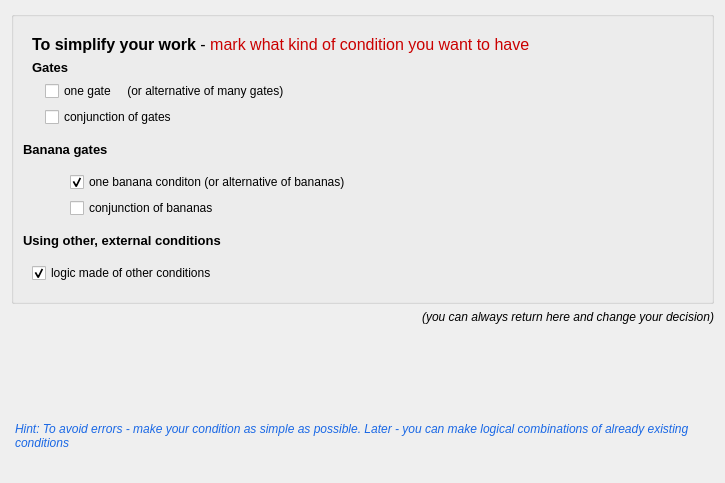
  <widget class="QWizardPage" name="wizardPage_which_of_5_possibilites">
   <property name="title">
    <string>Mark the options which you plan to use</string>
   </property>
   <property name="subTitle">
    <string>By this - your work will be simpler   -  (as the wizard will show only revelant pages)</string>
   </property>
   <layout class="QVBoxLayout" name="verticalLayout_25" stretch="3,0,3,3">
    <item>
     <widget class="QGroupBox" name="groupBox_4">
      <property name="font">
       <font>
        <pointsize>9</pointsize>
       </font>
      </property>
      <property name="title">
       <string/>
      </property>
      <property name="checkable">
       <bool>false</bool>
      </property>
      <layout class="QVBoxLayout" name="verticalLayout_24">
       <item>
        <widget class="QFrame" name="frame">
         <property name="frameShadow">
          <enum>QFrame::Raised</enum>
         </property>
         <layout class="QVBoxLayout" name="verticalLayout_11">
          <item>
           <widget class="QLabel" name="label_14">
            <property name="text">
             <string>&lt;html&gt;&lt;head/&gt;&lt;body&gt;&lt;p&gt;&lt;span style=&quot; font-size:12pt; font-weight:600;&quot;&gt;To simplify your work&lt;/span&gt;&lt;span style=&quot; font-size:12pt;&quot;&gt; - &lt;/span&gt;&lt;span style=&quot; font-size:12pt; color:#ca0000;&quot;&gt;mark what kind of condition you want to have&lt;/span&gt;&lt;/p&gt;&lt;/body&gt;&lt;/html&gt;</string>
            </property>
            <property name="textFormat">
             <enum>Qt::RichText</enum>
            </property>
           </widget>
          </item>
          <item>
           <widget class="QLabel" name="label_11">
            <property name="font">
             <font>
              <pointsize>10</pointsize>
              <weight>75</weight>
              <bold>true</bold>
             </font>
            </property>
            <property name="text">
             <string>Gates</string>
            </property>
           </widget>
          </item>
          <item>
           <layout class="QHBoxLayout" name="horizontalLayout_2">
            <item>
             <widget class="QLabel" name="label_4">
              <property name="text">
               <string/>
              </property>
              <property name="pixmap">
               <pixmap resource="greware_icons.qrc">:/images/images/oneD_gate.png</pixmap>
              </property>
             </widget>
            </item>
            <item>
             <layout class="QVBoxLayout" name="verticalLayout_6">
              <item>
               <widget class="QCheckBox" name="checkBox_OR_gates">
                <property name="text">
                 <string>one gate     (or alternative of many gates)</string>
                </property>
               </widget>
              </item>
              <item>
               <widget class="QCheckBox" name="checkBox_AND_gates">
                <property name="text">
                 <string>conjunction of gates</string>
                </property>
               </widget>
              </item>
             </layout>
            </item>
            <item>
             <spacer name="horizontalSpacer_2">
              <property name="orientation">
               <enum>Qt::Horizontal</enum>
              </property>
              <property name="sizeHint" stdset="0">
               <size>
                <width>403</width>
                <height>20</height>
               </size>
              </property>
             </spacer>
            </item>
           </layout>
          </item>
         </layout>
        </widget>
       </item>
       <item>
        <spacer name="verticalSpacer_5">
         <property name="orientation">
          <enum>Qt::Vertical</enum>
         </property>
         <property name="sizeHint" stdset="0">
          <size>
           <width>20</width>
           <height>8</height>
          </size>
         </property>
        </spacer>
       </item>
       <item>
        <widget class="QLabel" name="label_12">
         <property name="font">
          <font>
           <pointsize>10</pointsize>
           <weight>75</weight>
           <bold>true</bold>
          </font>
         </property>
         <property name="text">
          <string>Banana gates</string>
         </property>
        </widget>
       </item>
       <item>
        <widget class="QFrame" name="frame_2">
         <layout class="QHBoxLayout" name="horizontalLayout_3">
          <item>
           <widget class="QLabel" name="label_5">
            <property name="sizePolicy">
             <sizepolicy hsizetype="Fixed" vsizetype="Fixed">
              <horstretch>0</horstretch>
              <verstretch>0</verstretch>
             </sizepolicy>
            </property>
            <property name="minimumSize">
             <size>
              <width>32</width>
              <height>32</height>
             </size>
            </property>
            <property name="text">
             <string/>
            </property>
            <property name="pixmap">
             <pixmap resource="greware_icons.qrc">:/images/images/bananas.png</pixmap>
            </property>
            <property name="scaledContents">
             <bool>true</bool>
            </property>
           </widget>
          </item>
          <item>
           <layout class="QVBoxLayout" name="verticalLayout_7">
            <item>
             <widget class="QCheckBox" name="checkBox_OR_bananas">
              <property name="text">
               <string>one banana conditon (or alternative of bananas)</string>
              </property>
              <property name="checked">
               <bool>true</bool>
              </property>
             </widget>
            </item>
            <item>
             <widget class="QCheckBox" name="checkBox_AND_bananas">
              <property name="text">
               <string>conjunction of bananas</string>
              </property>
             </widget>
            </item>
           </layout>
          </item>
          <item>
           <spacer name="horizontalSpacer_3">
            <property name="orientation">
             <enum>Qt::Horizontal</enum>
            </property>
            <property name="sizeHint" stdset="0">
             <size>
              <width>333</width>
              <height>20</height>
             </size>
            </property>
           </spacer>
          </item>
         </layout>
        </widget>
       </item>
       <item>
        <spacer name="verticalSpacer_6">
         <property name="orientation">
          <enum>Qt::Vertical</enum>
         </property>
         <property name="sizeHint" stdset="0">
          <size>
           <width>20</width>
           <height>8</height>
          </size>
         </property>
        </spacer>
       </item>
       <item>
        <widget class="QLabel" name="label_13">
         <property name="font">
          <font>
           <pointsize>10</pointsize>
           <weight>75</weight>
           <bold>true</bold>
          </font>
         </property>
         <property name="text">
          <string>Using other, external conditions</string>
         </property>
        </widget>
       </item>
       <item>
        <widget class="QFrame" name="frame_3">
         <layout class="QVBoxLayout" name="verticalLayout_4">
          <item>
           <widget class="QCheckBox" name="checkBox_external_conditions">
            <property name="text">
             <string>logic made of other conditions</string>
            </property>
            <property name="checked">
             <bool>true</bool>
            </property>
           </widget>
          </item>
         </layout>
        </widget>
       </item>
      </layout>
     </widget>
    </item>
    <item>
     <widget class="QLabel" name="label_3">
      <property name="text">
       <string>&lt;html&gt;&lt;head/&gt;&lt;body&gt;&lt;p&gt;&lt;span style=&quot; font-style:italic;&quot;&gt;(you can always return here and change your decision)&lt;/span&gt;&lt;/p&gt;&lt;/body&gt;&lt;/html&gt;</string>
      </property>
      <property name="alignment">
       <set>Qt::AlignRight|Qt::AlignTrailing|Qt::AlignVCenter</set>
      </property>
     </widget>
    </item>
    <item>
     <spacer name="verticalSpacer_2">
      <property name="orientation">
       <enum>Qt::Vertical</enum>
      </property>
      <property name="sizeHint" stdset="0">
       <size>
        <width>17</width>
        <height>98</height>
       </size>
      </property>
     </spacer>
    </item>
    <item>
     <widget class="QLabel" name="label_2">
      <property name="text">
       <string>&lt;html&gt;&lt;head/&gt;&lt;body&gt;&lt;p&gt;&lt;span style=&quot; font-style:italic; color:#1a68e5;&quot;&gt;Hint: To avoid errors - make your condition as simple as possible. Later - you can make logical combinations of already existing conditions&lt;/span&gt;&lt;/p&gt;&lt;/body&gt;&lt;/html&gt;</string>
      </property>
      <property name="wordWrap">
       <bool>true</bool>
      </property>
      <property name="indent">
       <number>4</number>
      </property>
     </widget>
    </item>
   </layout>
  </widget>
